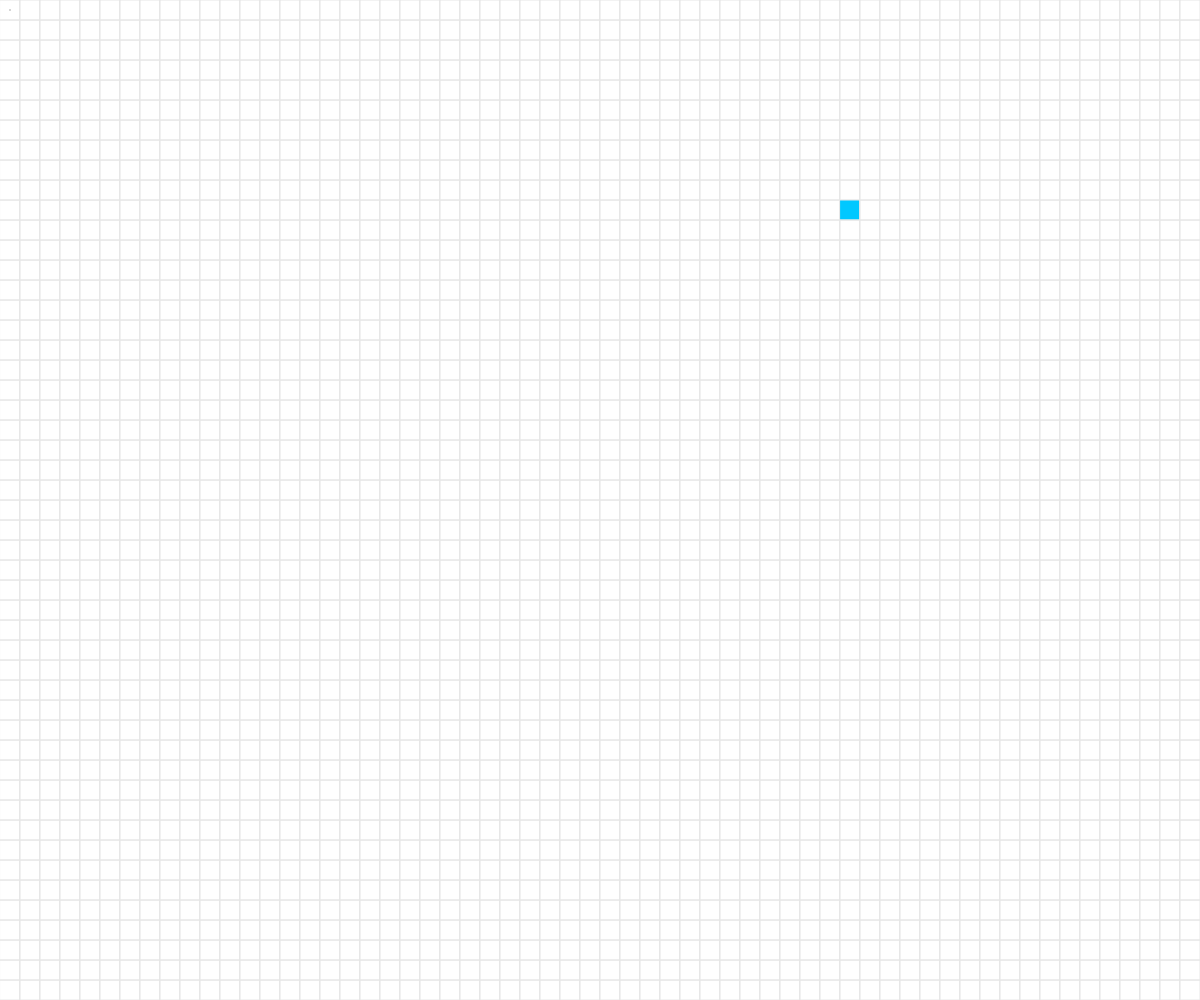
Frame 1 (no input)
Frame 60 (no input): identical to frame 1, image omitted
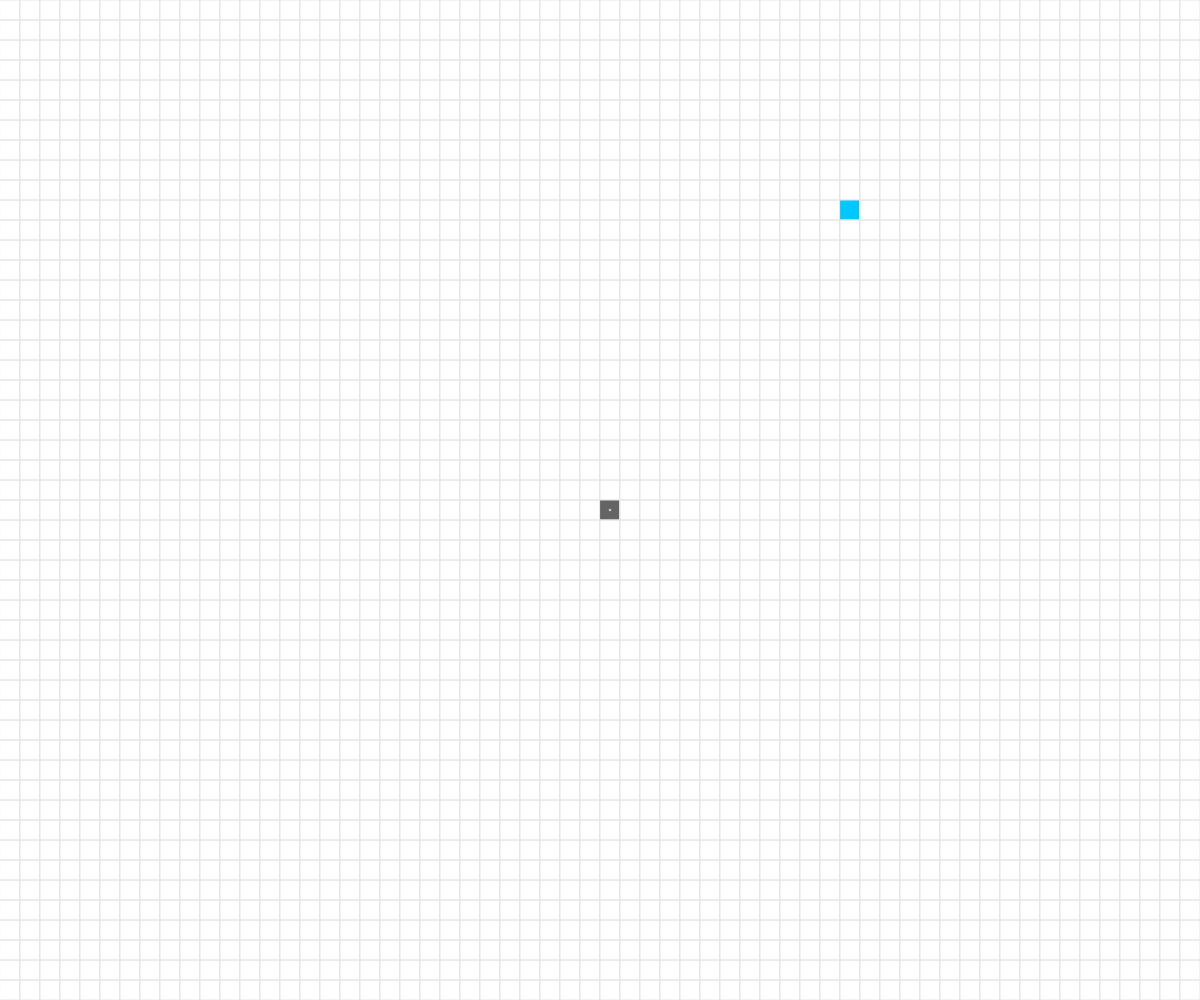
Frame 120 (the mouse pressed at the canvas centre since frame 60)

The p5.js sketch that drew these frames (run headless with seeded random() and noise() and a simulated clock; from frame 60 on, the mouse is pressed at the canvas centre):

// p5.js sketch
// ── sketch.js
let gridSize = 20;
let targetCol, targetRow;
let gameWon = false;
let clickedBoxes = []; // 儲存點擊過的錯誤方框座標

function setup() {
  createCanvas(windowWidth, windowHeight);
  // 隨機設定目標方框的位置
  targetCol = floor(random(width / gridSize));
  targetRow = floor(random(height / gridSize));
}

function draw() {
  background(255);

  let cols = ceil(width / gridSize);
  let rows = ceil(height / gridSize);

  for (let i = 0; i < cols; i++) {
    for (let j = 0; j < rows; j++) {
      let x = i * gridSize;
      let y = j * gridSize;

      stroke(230); // 淺灰色網格線

      // 檢查是否為目標方框，如果是則設定不同的顏色
      if (i === targetCol && j === targetRow) {
        fill(0, 200, 255); // 設定目標方框為青藍色
      } else if (isBoxClicked(i, j)) {
        fill(100); // 如果是被點擊過的錯誤方框，設定為深灰色
      } else {
        noFill();
      }
      rect(x, y, gridSize, gridSize);
    }
  }

  // 取得滑鼠目前所在的格子座標
  let mCol = floor(mouseX / gridSize);
  let mRow = floor(mouseY / gridSize);

  if (mCol >= 0 && mCol < cols && mRow >= 0 && mRow < rows) {
    // 計算滑鼠格子與目標格子的距離
    let d = dist(mCol, mRow, targetCol, targetRow);
    let maxD = dist(0, 0, cols, rows); // 畫面最大可能距離

    // 越接近目標，圓越大 (最大 gridSize*0.9，最小 2)
    let circleSize = map(d, 0, 20, gridSize * 0.9, 2, true);
    // 越接近目標，顏色越紅 (從灰色變為紅色)
    let circleColor = lerpColor(color(255, 0, 0), color(200), map(d, 0, 15, 0, 1, true));

    fill(circleColor);
    noStroke();
    ellipse(mCol * gridSize + gridSize / 2, mRow * gridSize + gridSize / 2, circleSize);
  }

  // 如果遊戲成功，顯示文字說明
  if (gameWon) {
    fill(0, 180); // 半透明遮罩
    rect(0, 0, width, height);
    
    fill(255);
    textSize(64);
    textAlign(CENTER, CENTER);
    text("遊戲成功！", width / 2, height / 2);
    textSize(28);
    text("點擊畫面重新開始", width / 2, height / 2 + 60);
  }
}

// 檢查特定座標是否已被點擊過
function isBoxClicked(col, row) {
  return clickedBoxes.some(box => box.col === col && box.row === row);
}

function windowResized() {
  resizeCanvas(windowWidth, windowHeight);
}

function mousePressed() {
  if (gameWon) {
    // 遊戲成功後點擊畫面任何地方皆重置並重新開始
    gameWon = false;
    clickedBoxes = []; // 重置被點擊過的方框紀錄
    targetCol = floor(random(width / gridSize));
    targetRow = floor(random(height / gridSize));
    return;
  }

  let mCol = floor(mouseX / gridSize);
  let mRow = floor(mouseY / gridSize);

  if (mCol === targetCol && mRow === targetRow) {
    gameWon = true;
  } else {
    // 如果點擊的不是目標，且該位置尚未紀錄過，則加入紀錄
    if (!isBoxClicked(mCol, mRow)) {
      clickedBoxes.push({ col: mCol, row: mRow });
    }
  }
}
